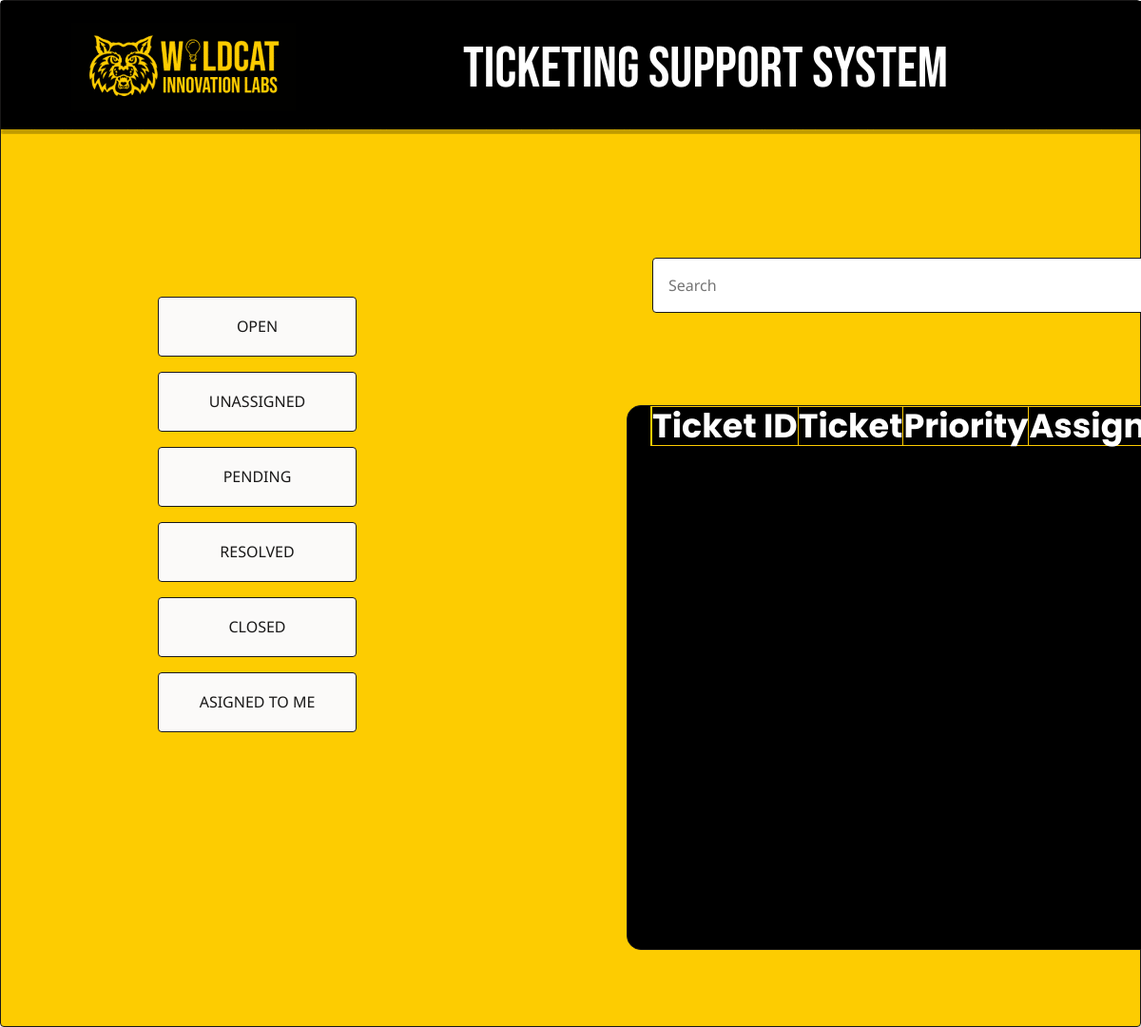
Page /tickets/closed/ (signed in) on the earlier database version.
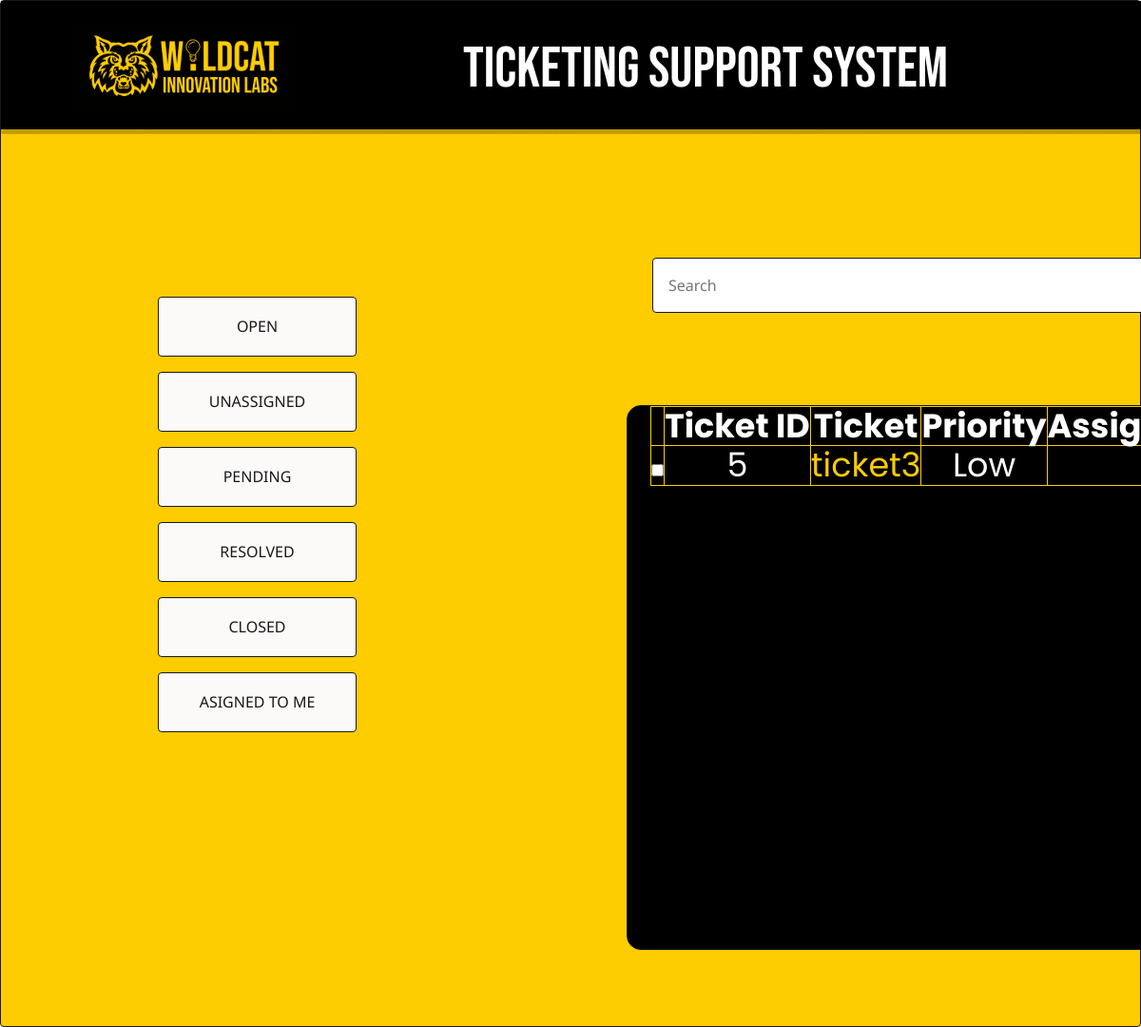
Same page on the later database version.
### support/models.py (models this page shows, shortened)
class SupportTicket(models.Model):
    ticket_id = models.AutoField(primary_key=True)
    LOW = 'Low'
    MEDIUM = 'Medium'
    HIGH = 'High'
    PRIORITY_CHOICES = [
        (LOW, 'Low'),
        (MEDIUM, 'Medium'),
        (HIGH, 'High'),
    ]
    ELECTRICAL = 'Electrical'
    IT = 'IT'
    FACILITIES = 'Facilities'
    OTHER = 'Other'
    CATEGORY_CHOICES = [
        (ELECTRICAL, 'Electrical'),
        (IT, 'IT'),
        (FACILITIES, 'Facilities'),
        (OTHER, 'Other'),
    ]
    title = models.CharField(max_length=100)
    description = models.TextField()
    status = models.CharField(max_length=20, choices=[
        ('Open', 'Open'),
        ('InProgress', 'InProgress'),
        ('Resolved', 'Resolved'),
        ('Closed', 'Closed'),
    ])
    priority = models.CharField(max_length=10, choices=PRIORITY_CHOICES, default=LOW)
    category = models.CharField(max_length=20, choices=CATEGORY_CHOICES, default=OTHER)
    created_by = models.ForeignKey(User, related_name='tickets_created', on_delete=models.CASCADE)
    assigned_to = models.ForeignKey(User, related_name='tickets_assigned', on_delete=models.SET_NULL, null=True, blank=True)
    created_date = models.DateTimeField(auto_now_add=True)

### support/views.py (the view)
# urls.py: path('tickets/closed/', views.closed_tickets, name='closed_tickets'),
@login_required
def closed_tickets(request):
    if request.user.is_superuser:
        closed_tickets = SupportTicket.objects.filter(status='Closed')
    else:
        closed_tickets = SupportTicket.objects.filter(status='Closed', assigned_to=request.user)
    return render(request, 'support/closed_tickets.html', {'tickets': closed_tickets})

### support/templates/support/closed_tickets.html (shortened to what this page needs)
{% load static %}
<!DOCTYPE html>
<html lang="english">
<head>
  <link
    rel="stylesheet"
    href="https://unpkg.com/animate.css@4.1.1/animate.css"
  />
  <link
    rel="stylesheet"
    href="https://unpkg.com/@teleporthq/teleport-custom-scripts/dist/style.css"
  />
  <link rel="stylesheet" href="{% static 'support/style3.css' %}">
  <link rel="stylesheet" href="{% static 'support/dashboard1.css' %}">
</head>
<body>
<link rel="stylesheet" href="{% static 'support/style3.css' %}" />
<div>
  <link rel="stylesheet" href="{% static 'support/dashboard1.css' %}" />
  <div class="dashboard-container">
    <div class="dashboard-login-page">
      <div class="dashboard-rectangle1">
        <div class="dashboard-options">
          <button
            type="button"
            id="openbutton"
            name="openbutton"
            class="dashboard-button button"
            onclick="location.href='{% url 'open_tickets' %}';"
          >
            OPEN
          </button>
          <button
            type="button"
            id="unsassignedbutton"
            name="unsassignedbutton"
            class="dashboard-button1 button"
            onclick="location.href='{% url 'unassigned_tickets' %}';"
          >
            UNASSIGNED
          </button>
            <button type="button"
            class="dashboard-button2 button"
            onclick="location.href='{% url 'in_progress_tickets' %}';">
            PENDING
        </button>
        <button
          type="button"
          id="resolvedbutton"
          name="resolvedbutton"
          class="dashboard-button3 button"
          onclick="location.href='{% url 'resolved_tickets' %}';"
        >
          RESOLVED
        </button>
        <button
          type="button"
          id="closedbutton"
          name="closedbutton"
          class="dashboard-button4 button"
          onclick="location.href='{% url 'closed_tickets' %}';"
        >
          CLOSED
        </button>
        <button
          type="button"
          id="assignedtobutton"
          name="assignedtobutton"
          class="dashboard-button6 button"
          onclick="location.href='{% url 'assigned_to_me' %}';"
        >
          ASIGNED TO ME
        </button>
      </div>
      <input
        type="text"
        placeholder="Search"
        class="dashboard-textinput input"
      />
      <form id="delete-tickets-form" method="POST" action="{% url 'delete_tickets' %}">
        <ul id="tickets table" class="dashboard-ul list">
          <table class="tickets-table scrollable-table">
            <thead>
              <tr>
                <th></th>
                <th>Ticket ID</th>
                <th>Ticket</th>
                <th>Priority</th>
                <th>Assigned Support</th>
              </tr>
            </thead>
            <tbody>
              {% for ticket in tickets %}
              <tr>
                <td><input type="checkbox" name="ticket_id" value="{{ ticket.ticket_id }}"></td>
                <td>{{ ticket.ticket_id }}</td>
                <td><a href=" {% url 'view_ticket' ticket.ticket_id %} ">{{ ticket.title }}</a>  {{ ticket.status.name }}</td>
                <td>{{ ticket.get_priority_display }}</td>
                <td>
                </td>
              </tr>
              {% endfor %}
            </tbody>
          </table>
        </ul>
      </form>
      <div class="dashboard-navigation-bar">
        <div class="dashboard-rectangle2">
          <img
            src="{% static 'img/image2425-rrom-200h.png'%}"
            alt="image2425"
            class="dashboard-image2"
          />
          <span class="dashboard-text2">TICKETING SUPPORT SYSTEM</span>
        </div>
      </div>
    </div>
  </div>
</div>
</div>
</body>
</html>

Differences in the rows shown:
added SupportTicket: ticket_id "5", title "ticket3", priority "Low"
